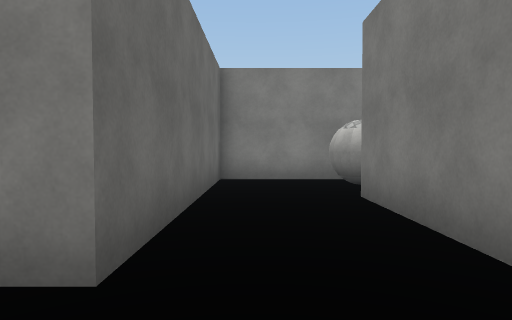
View 1 (above)

24 first-person views from a walk through a scene from a Unity 3-D project. The camera is 1.4 m above the floor, tilts 2° down and sees 75° across. The floor is counted in squares, 2 m on a side. Each view is taken from the middle of a square. On the plan, view 1 faces up. The plan holds only what a view shows up to about 10 squares ahead; the rest is blank. The place goes on beyond the plan. The player character is not drawn. Door leaves are left out, so doorways stand open. Surface patterns are stand-ins for the level's own textures.

View 2
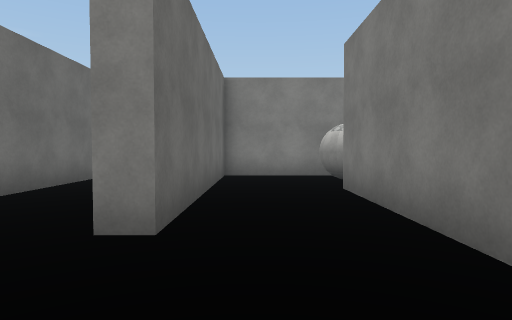

View 3
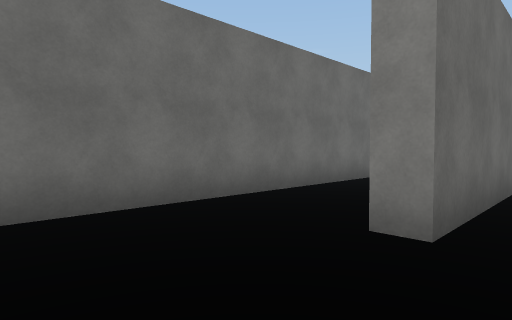

View 4
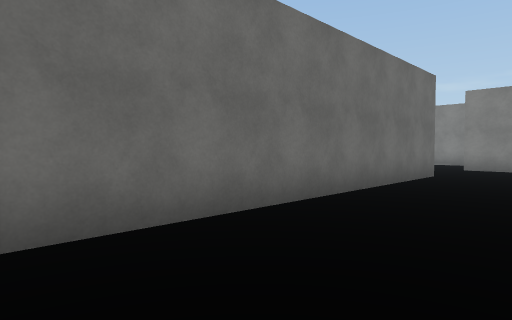

View 5
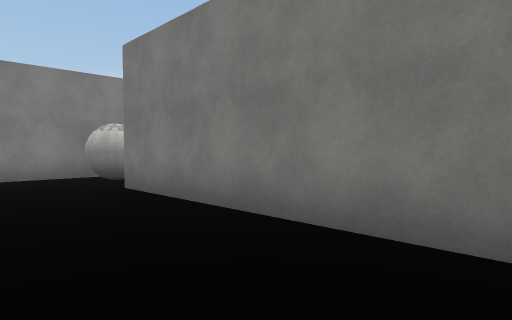

View 6
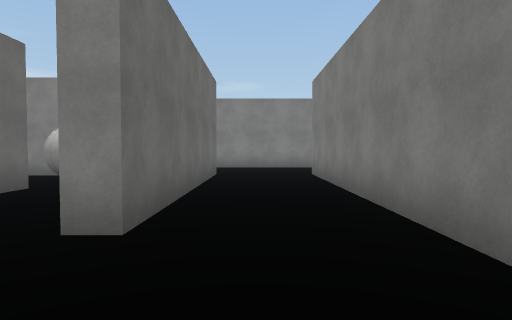

View 7
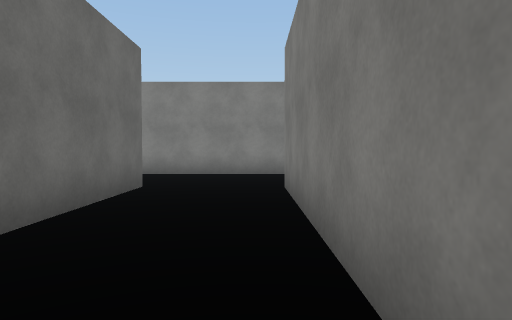

View 8
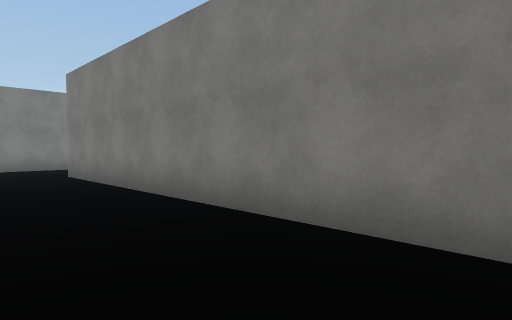

View 9
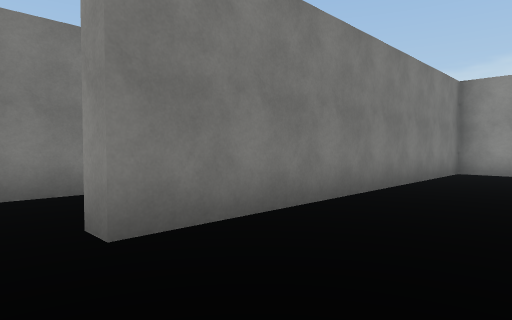

View 10
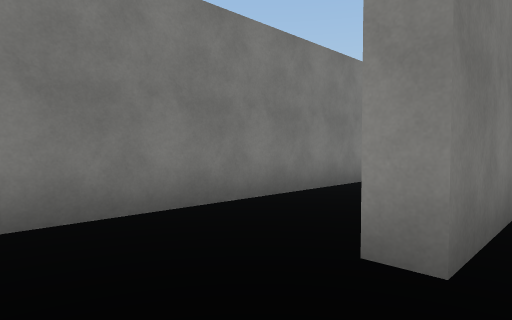

View 11
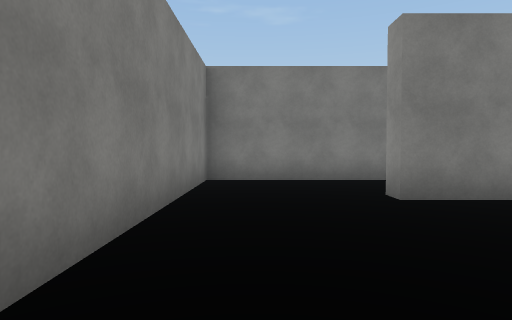

View 12
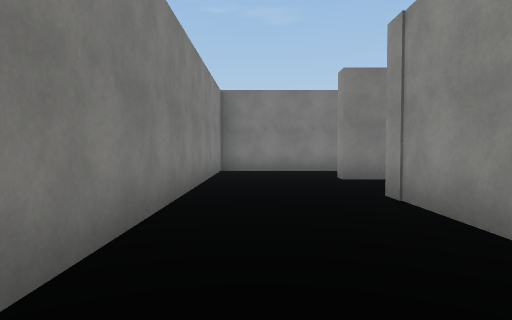

View 13
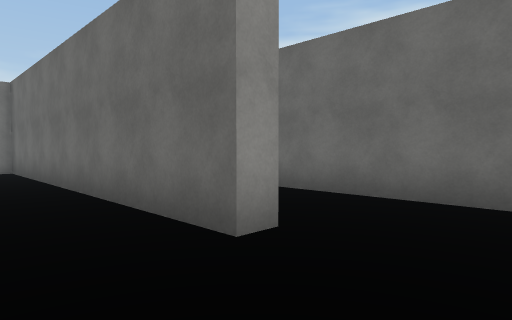

View 14
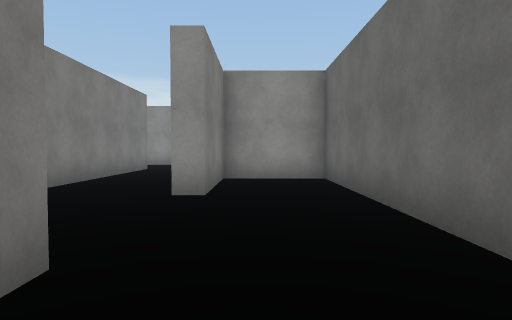

View 15
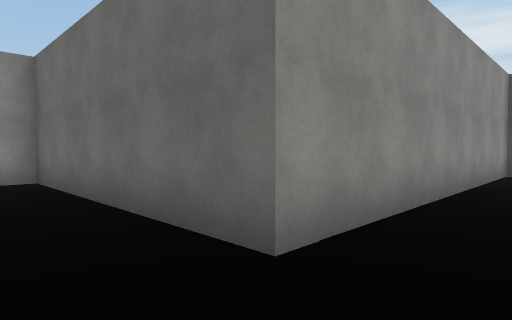

View 16
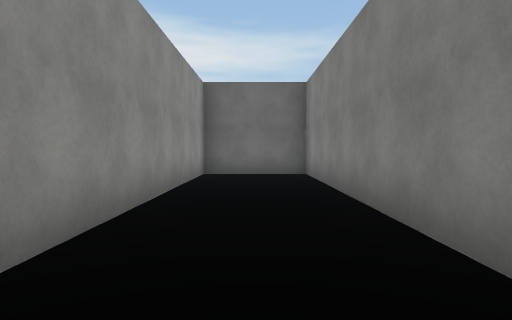

View 17
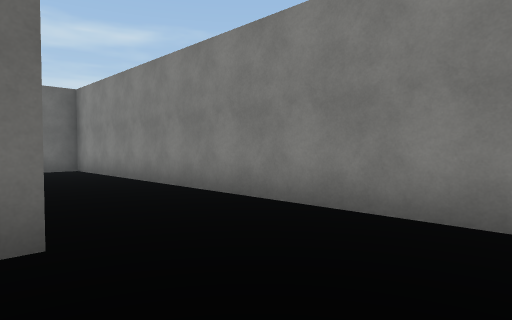

View 18
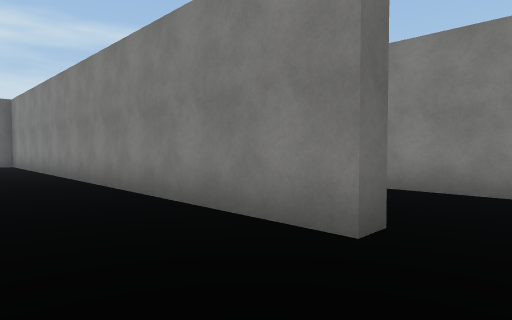

View 19
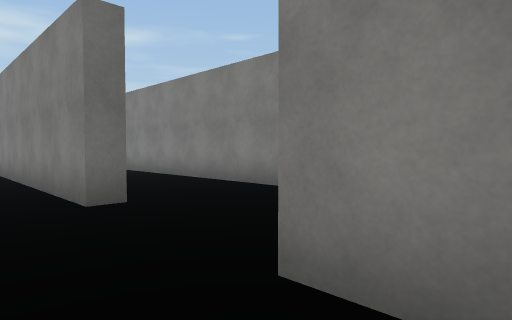

View 20
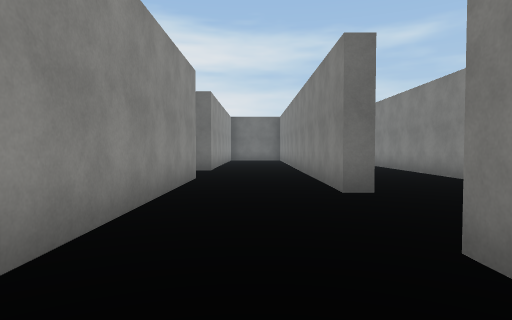

View 21
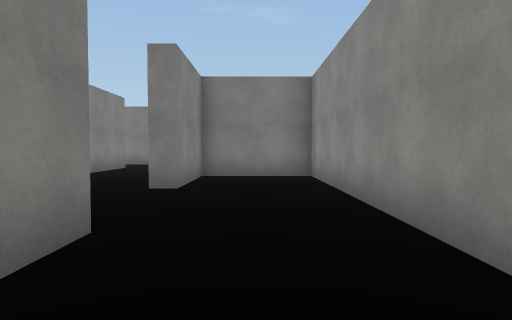

View 22
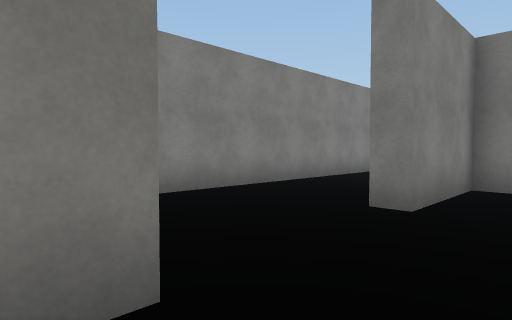

View 23
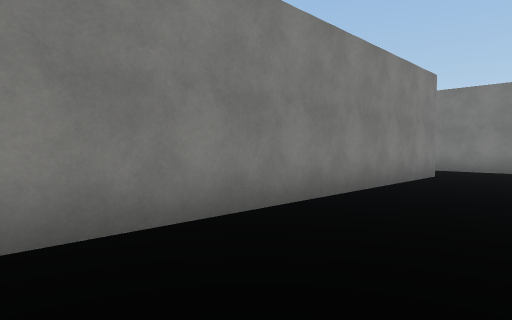

View 24
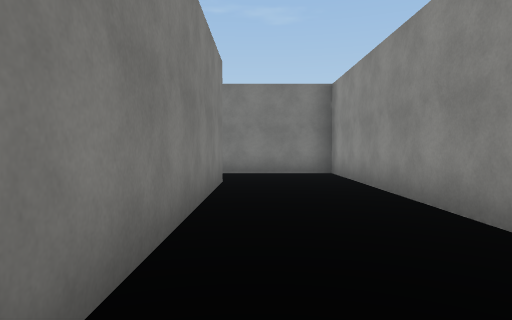

### Floor plan
Points are (right, up) in squares from view 1. A wall is a line through its corners. A room is listed if a view was taken in it or the views show most of it. See-through windows are left out.
Room 1 (views 1, 2, 3, 4, 5, 6, 7, 8, 9, 10, 11, 12, 13, 14, 15, 16, 17, 21, 22)
walls: (2, 4.9) (2, 4.1); (2, 7.5) (-0.8, 7.5) (-0.8, 1.7) (-1.4, 1.7); (2.5, 8) (4.9, 8) (4.9, 1.7) (4.4, 1.7); (-1.3, 3) (-1.3, 7.1); (-2.5, 11.1) (-3.1, 11.1); (-3.8, 11) (-3.8, 11.6) (-1.6, 11.6); (1.5, -0.8) (1.5, 4.9); (-1.2, 14.4) (-15.1, 14.4) (-15.1, 11.6) (-6.6, 11.6) (-6.6, 5.2) (-4.2, 5.2) (-4.2, 8) (-3.7, 8) (-3.7, -1.2); (7.4, 11.1) (1.4, 11.1); (6.2, -1.3) (7.5, -1.3) (7.5, 8)
ways out: opening at (-2.5, 12.5) to room 2; opening at (8, 9.5)
objects: ball (2, 6) to (2, 7)
Room 2 (views 18, 19, 20, 23, 24)
walls: (-1.2, 14.9) (-1.2, 14.4); (-1.6, 11.6) (4.4, 11.6) (4.4, 14.4) (1.8, 14.4) (1.8, 14.9); (3.8, 14.9) (10.4, 14.9) (10.4, 18); (8, 17.7) (-6.5, 17.7)
ways out: opening at (-2.5, 12.5) to room 1

Positions as (right, up) in squares from view 1, and headings:
1: (0, 0), facing up
2: (0, -1), facing up
3: (0, -1), facing up-left
4: (-1, -1), facing up-left
5: (-1, -1), facing up-right
6: (6, -1), facing up
7: (7, 2), facing up
8: (5, -1), facing up-right
9: (5, 9), facing down-right
10: (7, 10), facing down-right
11: (3, 10), facing right
12: (0, 10), facing right
13: (-2, 10), facing down-left
14: (-5, 13), facing down
15: (-5, 13), facing down-left
16: (-6, 13), facing left
17: (-4, 11), facing up-left
18: (0, 12), facing up-left
19: (3, 13), facing up-left
20: (4, 13), facing left
21: (-4, 13), facing right
22: (-2, 13), facing up-right
23: (-1, 15), facing up-right
24: (1, 17), facing right
